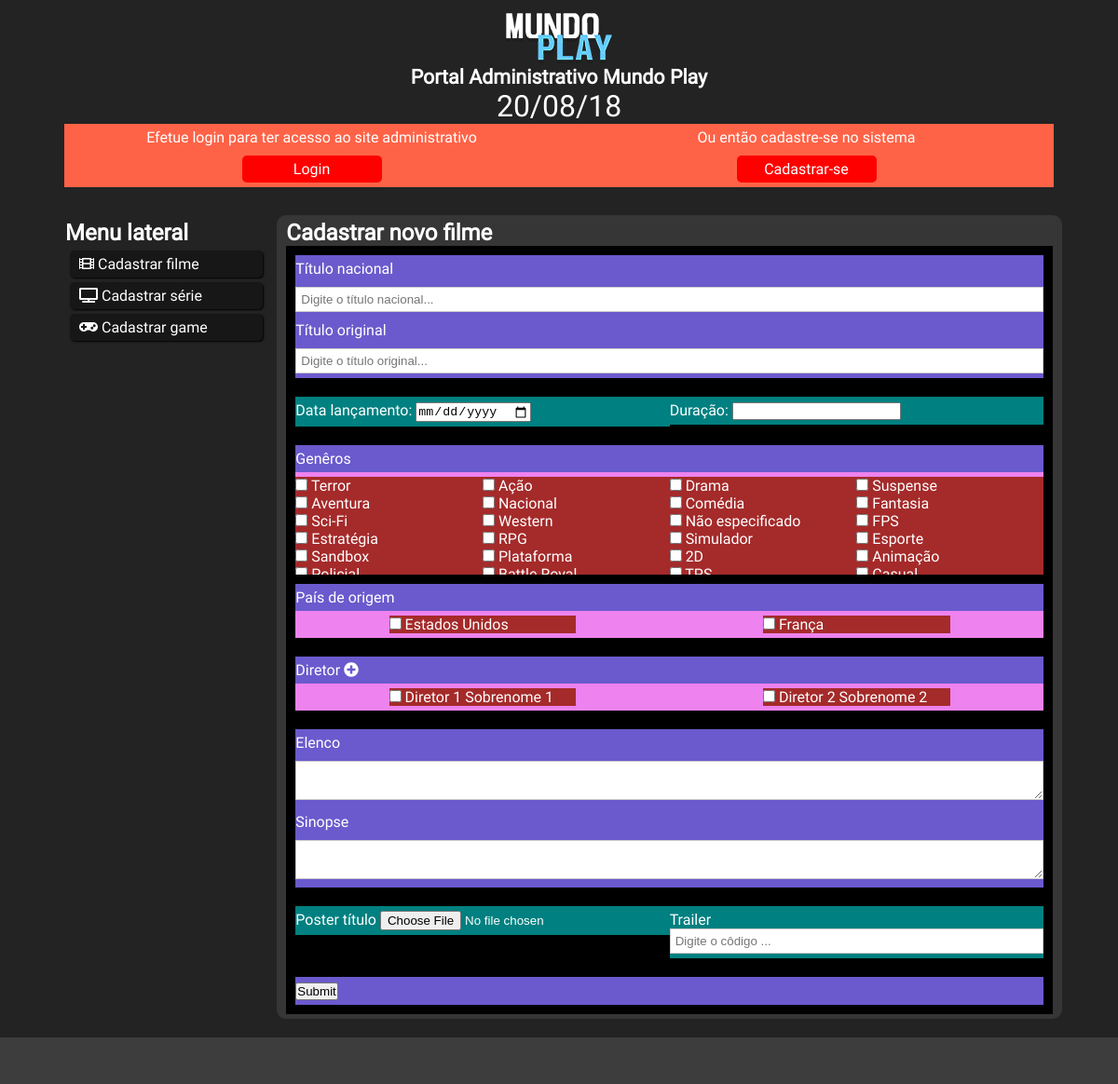
The app's page /titulos.php?t=cadastrarF with its own data.
### tables this page shows
CREATE TABLE IF NOT EXISTS `generos` (
  `idgeneros` INT NOT NULL AUTO_INCREMENT,
  `nomegenero` VARCHAR(45) NULL,
  PRIMARY KEY (`idgeneros`));

CREATE TABLE IF NOT EXISTS `paises` (
  `idpaises` INT NOT NULL AUTO_INCREMENT,
  `nomePais` VARCHAR(45) NULL,
  PRIMARY KEY (`idpaises`));

CREATE TABLE IF NOT EXISTS `diretores` (
  `iddiretores` INT NOT NULL AUTO_INCREMENT,
  `nomeDiretor` VARCHAR(45) NULL,
  `sobrenomeDiretor` VARCHAR(45) NULL,
  PRIMARY KEY (`iddiretores`));

### cadastrarFilme.php (the view, shortened to what this page needs)
<section>
	<h2>Cadastrar novo filme</h2>
	<form action="inserirTitulo.php?t=cadastrarF&midia=1" method="post" class="form_cadastro" enctype="multipart/form-data">
		<div class="grupo">
			<div class="campo_grande">
				<label for="titulo">Título nacional</label>
			</div>
			<div class="campo_grande">
				<input type="text" id="fname" name="titulo" placeholder="Digite o título nacional...">
			</div>
			<div class="campo_grande">
				<label for="titulo_original">Título original</label>
			</div>
			<div class="campo_grande">
				<input type="text" id="fname" name="titulo_original" placeholder="Digite o título original...">
			</div>
		</div>
		<div class="grupo">
			<div class="campo">
				<label for="lancamento">Data lançamento: </label>
				<input type="date" id="fname" name="lancamento">
			</div>
			<div class="campo">
				<label for="duracao">Duração: </label>
				<input type="number" id="fname" name="duracao">
			</div>
		</div>
		<div class="grupo">
			<div class="campo_grande">
				<label for="genero[]">Genêros</label>
			</div>
			<div class="campo_multi">
			<?php
					include_once('config/conectar.php');
 					$sql4 = "SELECT * FROM generos ORDER BY idgeneros";
					$resultado4 = mysqli_query($strcon,$sql4) or die(mysql_error()."<br>Erro ao executar a inserção dos dados de gêneros");
					if (mysqli_num_rows($resultado4)!=0){
 						while($elemento = mysqli_fetch_array($resultado4))
 						{
   						$idgenero = $elemento['idgeneros'];
						$genero = $elemento['nomegenero'];
   						echo "<div class='campo_checkbox'>
							<input type='checkbox' name='genero[]' value='$idgenero'> $genero
						</div>";
						}
			}
		?>
			</div>
		</div>
		<div class="grupo">
			<div class="campo_grande">
				<label for="pais[]">País de origem</label>
			</div>
			<div class="campo_multi">
			<?php
					include_once('config/conectar.php');
 					$sql5 = "SELECT * FROM paises ORDER BY idpaises";
					$resultado5 = mysqli_query($strcon,$sql5) or die(mysql_error()."<br>Erro ao executar a inserção dos dados de países");
					if (mysqli_num_rows($resultado5)!=0){
 						while($elemento = mysqli_fetch_array($resultado5))
 						{
   						$idpais = $elemento['idpaises'];
						$pais = $elemento['nomePais'];
   						echo "<div class='campo_checkbox'>
							<input type='checkbox' name='pais[]' value='$idpais'> $pais
						</div>";
						}
			}
		?>
			</div>
		</div>
		<div class="grupo">
			<div class="campo_grande">
				<label for="diretor[]">Diretor <i class="fas fa-plus-circle"></i></label>
			</div>
			<div class="campo_multi">
				<?php
					include_once('config/conectar.php');
 					$sql5 = "SELECT * FROM diretores ORDER BY iddiretores";
					$resultado5 = mysqli_query($strcon,$sql5) or die(mysql_error()."<br>Erro ao executar a inserção dos dados de países");
					if (mysqli_num_rows($resultado5)!=0){
 						while($elemento = mysqli_fetch_array($resultado5))
 						{
   						$iddiretor = $elemento['iddiretores'];
						$nomeDiretor = $elemento['nomeDiretor'];
						$sobrenomeDiretor = $elemento['sobrenomeDiretor'];
   						echo "<div class='campo_checkbox'>
							<input type='checkbox' name='diretor[]' value='$iddiretor'> $nomeDiretor $sobrenomeDiretor
						</div>";
						}
			}
		?>
			</div>
		</div>
		<div class="grupo">
			<div class="campo_grande">
				<label for="elenco">Elenco</label>
			</div>
			<div class="campo_grande">
				<textarea id="fname" name="elenco"></textarea>
			</div>
			<div class="campo_grande">
				<label for="sinopse">Sinopse</label>
			</div>
			<div class="campo_grande">
				<textarea id="fname" name="sinopse"></textarea>
			</div>
		</div>
		<div class="grupo">
			<div class="campo">
				<label for="poster">Poster título</label>
				<input type="file" id="fname" name="poster">
			</div>
			<div class="campo">
				<label for="trailer">Trailer</label>
				<input type="text" id="fname" name="trailer" placeholder="Digite o côdigo ...">
			</div>
		</div>
		<div class="grupo">
			<div class="campo_grande">
				<input type="submit" value="Submit" name='submit'>
			</div>
		</div>
	</form>
</section>

### css/estilo.css (style rules this page uses)
* { margin: 0 auto; padding: 0; -webkit-box-sizing: border-box; -moz-box-sizing:border-box; box-sizing: border-box; }
body { font-family: minha_font; font-weight: normal; background-color: #232323; color: #ffffff; }
#corpo_site_container section { position: relative; width: 100%; height: auto; background-color: #363636; flex-grow: 1; padding: 5px 10px; border-radius: 10px; }

### css/formularios.css (style rules this page uses)
.grupo { position: relative; width: 100%; height: auto; background-color: black; padding: 10px; overflow: auto; }
.grupo::before { display: table; clear: both; }
.campo_grande { position: relative; width: auto; height: auto; background-color: slateblue; padding: 5px 0; }
.campo { position: relative; width: 50%; height: auto; background-color: teal; padding: 5px 0; float: left; }
.campo_multi { position: relative; width: 100%; max-height: 100px; background-color: violet; padding: 5px 0; display: flex; flex-direction: row; flex-wrap: wrap; }
.campo_checkbox { position: relative; width: 25%; height: auto; background-color: brown; display: block; }
.form_cadastro input[type=text], .form_cadastro select, .form_cadastro textarea, .form_cadastro input[type=password] { width: auto; min-width: 100%; padding: 5px; border: 1px solid #ccc; resize: vertical; }

### records on screen
generos: nomegenero "Terror"
generos: nomegenero "Ação"
generos: nomegenero "Drama"
generos: nomegenero "Suspense"
generos: nomegenero "Aventura"
generos: nomegenero "Nacional"
generos: nomegenero "Comédia"
generos: nomegenero "Fantasia"
generos: nomegenero "Sci-Fi"
generos: nomegenero "Western"
generos: nomegenero "Não especificado"
generos: nomegenero "FPS"
generos: nomegenero "Estratégia"
generos: nomegenero "RPG"
generos: nomegenero "Simulador"
generos: nomegenero "Esporte"
generos: nomegenero "Sandbox"
generos: nomegenero "Plataforma"
generos: nomegenero "2D"
generos: nomegenero "Animação"
paises: nomePais "Estados Unidos"
paises: nomePais "França"
diretores: nomeDiretor "Diretor 1", sobrenomeDiretor "Sobrenome 1"
diretores: nomeDiretor "Diretor 2", sobrenomeDiretor "Sobrenome 2"
